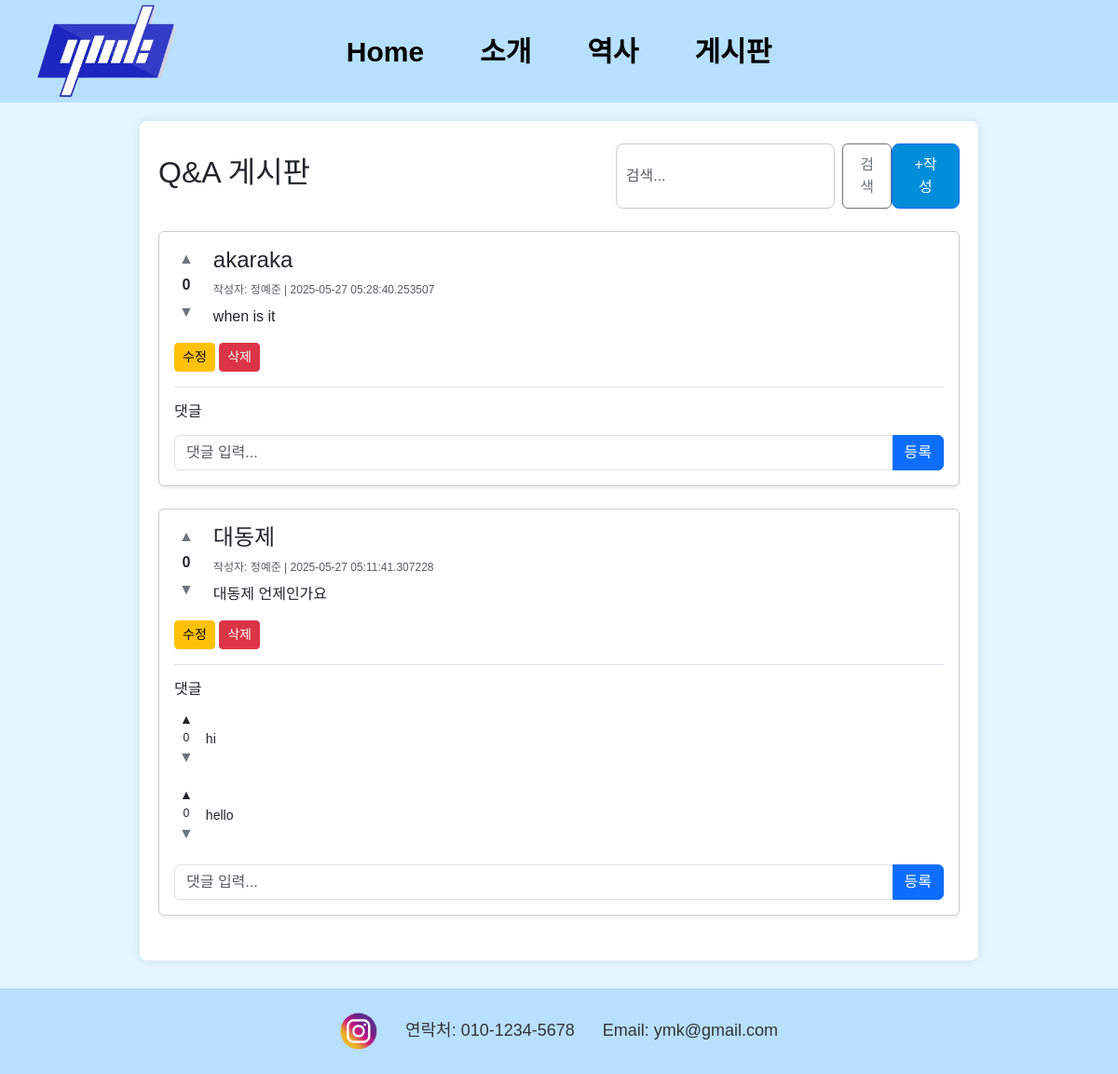
The app's page /qna with its own data.
### app.py (models this page shows)
class Post(db.Model):
    id = db.Column(db.Integer, primary_key=True)
    name = db.Column(db.String(50))
    title = db.Column(db.String(200))
    content = db.Column(db.Text)
    created_at = db.Column(db.DateTime, default=datetime.utcnow)
    password_hash = db.Column(db.String(128))  # 추가
    comments = db.relationship('Comment', backref='post', lazy=True, cascade="all, delete-orphan")
    votes = db.relationship('PostVote', backref='post', lazy=True, cascade="all, delete-orphan")
    @property
    def vote_count(self):
        return db.session.query(db.func.sum(PostVote.vote_type)).filter(
            PostVote.post_id == self.id
        ).scalar() or 0

class Comment(db.Model):
    id = db.Column(db.Integer, primary_key=True)
    content = db.Column(db.Text, nullable=False)
    post_id = db.Column(db.Integer, db.ForeignKey('post.id'), nullable=False)
    votes = db.relationship('CommentVote', backref='comment', lazy=True, cascade="all, delete-orphan")
    @property
    def vote_count(self):
        return db.session.query(db.func.sum(CommentVote.vote_type)).filter(
            CommentVote.comment_id == self.id
        ).scalar() or 0

### app.py (the view)
@app.route('/qna')
def qna():
    query = request.args.get('query', '')
    if query:
        posts = Post.query.filter(
            (Post.title.contains(query)) |
            (Post.content.contains(query)) |
            (Post.name.contains(query))
        ).order_by(Post.created_at.desc()).all()
    else:
        posts = Post.query.order_by(Post.created_at.desc()).all()
    return render_template('qna.html', posts=posts, query=query)

### templates/qna.html (shortened to what this page needs)
<!DOCTYPE html>
<html lang="ko">
<head>
  <link href="https://cdn.jsdelivr.net/npm/bootstrap@5.3.0/dist/css/bootstrap.min.css" rel="stylesheet">
  <link rel="stylesheet" href="/static/qna.css">
</head>
<body>
<header class="header">
  <div class="logo">
        <img src="../static/pictures/YMK%20로고.png" alt="Clickable Image" id="logoimg" style="cursor: pointer;">
  </div>
  <div class="navbar">
    <ul class="menu-bar">
      <li><a href="{{ url_for('home') }}">Home</a></li>
      <li><a href="{{ url_for('intro') }}">소개</a></li>
      <li><a href="#">역사</a></li>
      <li><a href="{{ url_for('qna') }}">게시판</a></li>
    </ul>
  </div>
</header>
  <div class="main-content container py-4">
    <div class="top-bar d-flex justify-content-between align-items-center mb-4">
      <h2>Q&A 게시판</h2>
      <form class="d-flex" method="GET" action="{{ url_for('qna') }}">
        <input type="text" name="query" placeholder="검색..." class="form-control me-2" value="{{ query }}">
        <button type="submit" class="btn btn-outline-secondary">검색</button>
        <a href="{{ url_for('create_post') }}" class="btn btn-primary">+작성</a>
      </form>
    </div>
    <div id="postsContainer">
      {% for post in posts %}
      <div class="post mb-4 p-3 bg-white rounded shadow-sm">
        <div class="d-flex">
          <div class="vote-buttons me-3">
            <form method="POST" action="{{ url_for('vote_post', post_id=post.id, vote_type=1) }}">
              <button type="submit" class="vote-btn upvote btn btn-sm {% if post.votes|selectattr('session_id', 'equalto', session.get('session_id'))|selectattr('vote_type', 'equalto', 1)|list %}btn-success{% else %}btn-outline-secondary{% endif %}">▲</button>
            </form>
            <div class="vote-count text-center my-1 fw-bold">{{ post.vote_count }}</div>
            <form method="POST" action="{{ url_for('vote_post', post_id=post.id, vote_type=-1) }}">
              <button type="submit" class="vote-btn downvote btn btn-sm {% if post.votes|selectattr('session_id', 'equalto', session.get('session_id'))|selectattr('vote_type', 'equalto', -1)|list %}btn-danger{% else %}btn-outline-secondary{% endif %}">▼</button>
            </form>
          </div>
          <div class="flex-grow-1">
            <h4>{{ post.title }}</h4>
            <div class="meta text-muted mb-2">작성자: {{ post.name }} | {{ post.created_at }}</div>
            <div class="body mb-3">{{ post.content }}</div>
          </div>
        </div>
        <div class="actions mb-3">
          <a href="{{ url_for('verify', post_id=post.id) }}" class="btn btn-sm btn-warning">수정</a>
          <form method="POST" action="{{ url_for('delete_post', post_id=post.id) }}" style="display: inline;">
            <button type="submit" class="btn btn-sm btn-danger">삭제</button>
          </form>
        </div>
        <div class="comments border-top pt-3">
          <h6>댓글</h6>
          {% for comment in post.comments %}
          <div class="comment mb-2 d-flex align-items-center">
            <div class="comment-vote me-2 d-flex flex-column align-items-center">
              <form method="POST" action="{{ url_for('vote_comment', comment_id=comment.id, vote_type=1) }}">
                ▲
              </form>
                <div class="vote-count small">{{ comment.vote_count }}</div>
              <form method="POST" action="{{ url_for('vote_comment', comment_id=comment.id, vote_type=-1) }}">
                <button type="submit" class="vote-btn downvote btn btn-xs {% if comment.votes|selectattr('session_id', 'equalto', session.get('session_id'))|selectattr('vote_type', 'equalto', -1)|list %}btn-danger{% else %}btn-outline-secondary{% endif %}">▼</button>
              </form>
            </div>
            <div class="comment-content flex-grow-1">{{ comment.content }}</div>
          </div>
          {% endfor %}
          <form method="POST" action="{{ url_for('comment', post_id=post.id) }}" class="mt-3">
            <div class="input-group">
              <input type="text" name="comment" class="form-control" placeholder="댓글 입력...">
              <button type="submit" class="btn btn-primary">등록</button>
            </div>
          </form>
        </div>
      </div>
      {% else %}
      <div class="alert alert-info">게시글이 없습니다.</div>
      {% endfor %}
    </div>
  </div>
  <footer id="footer-wrap">
    <div class="footer">
      <ul class="sns">
        <li>
          <a href="https://www.instagram.com/ymkofficial/" target="_blank">
            <img alt="instagram" src="/static/pictures/foot-icon02.png">
          </a>
        </li>
        <li>연락처: 010-1234-5678</li>
        <li>Email: ymk@gmail.com</li>
      </ul>
    </div>
  </footer>
</body>
</html>

### static/qna.css (style rules this page uses)
body { font-family: "Malgun Gothic ", "Apple SD Gothic Neo", "Noto Sans KR", sans-serif; font-optical-sizing: auto; font-weight: 400; background-color: #E3F6FF; font-style: normal; }
.header { display: flex; align-items: center; padding: 5px 40px; background-color: #B7E0FF; margin-bottom: 8px; }
.logo { flex: 0 0 auto; }
.logo img { height: 100px; width: 150px; }
.navbar { position: absolute; left: 50%; transform: translateX(-50%); }
.menu-bar { display: flex; list-style: none; gap: 20px; font-size: 30px; font-weight: bold; margin: 0; padding: 0; }
.menu-bar a { display: inline-block; padding: 10px 20px; border-radius: 10px; text-align: center; text-decoration: none; color: black; transition: background-color 0.3s, color 0.3s; }
.main-content { flex: 1; max-width: 900px; margin: 20px auto; padding: 20px; background-color: white; border-radius: 8px; box-shadow: 0 0 10px rgba(0,0,0,0.1); }
#footer-wrap { background-color: #B7E0FF !important; padding: 15px 0; width: 100%; margin-top: 30px; }
.footer { width: 100%; text-align: center; }
.footer .sns { list-style: none; margin: 0; padding: 10px; display: flex; justify-content: center; align-items: center; gap: 30px; flex-wrap: wrap; }
.footer .sns li { display: flex; align-items: center; gap: 8px; font-family: sans-serif; font-size: 18px; color: #333; }
.footer .sns img { width: 40px; height: auto; }
.top-bar input[type="text"] { width: 70%; padding: 10px; font-size: 16px; border-radius: 8px; border: 1px solid #ccc; }
.top-bar a { text-decoration: none; background-color: #008DDA; color: white; padding: 10px 18px; border-radius: 8px; font-size: 16px; }
.post { border: 1px solid #ccc; border-radius: 8px; background-color: white; }
.meta { font-size: 12px; color: #555; }
.comments { margin-top: 10px; border-top: 1px solid #ddd; padding-top: 10px; background-color: white; }
.comment { font-size: 14px; padding: 5px 0; }
.vote-buttons, .comment-vote { display: flex; flex-direction: column; align-items: center; margin-right: 10px; }
.vote-btn { background: none; border: none; cursor: pointer; font-size: 16px; padding: 0 5px; }

### records on screen
Post: vote_count "0", title "akaraka", name "정예준", created_at "2025-05-27 05:28:40.253507", content "when is it"
Post: vote_count "0", title "대동제", name "정예준", created_at "2025-05-27 05:11:41.307228", content "대동제 언제인가요"
Comment: vote_count "0", content "hi"
Comment: vote_count "0", content "hello"
